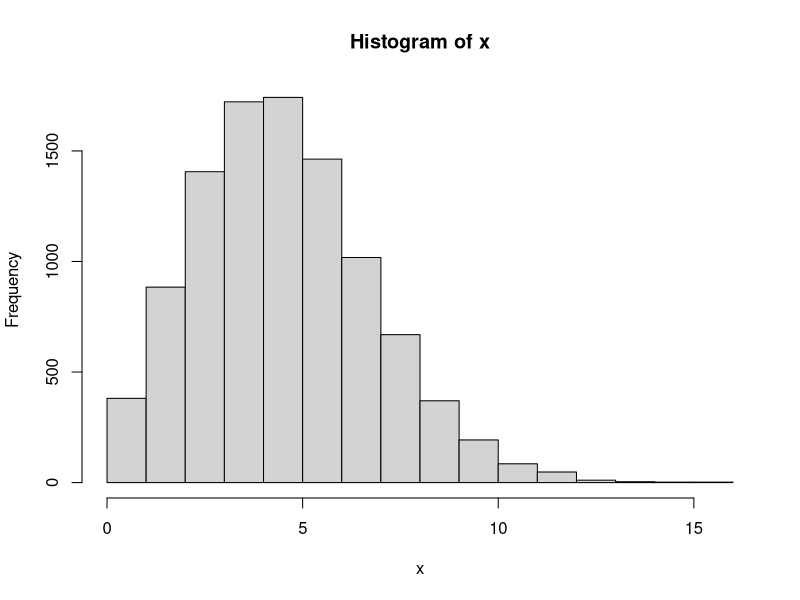
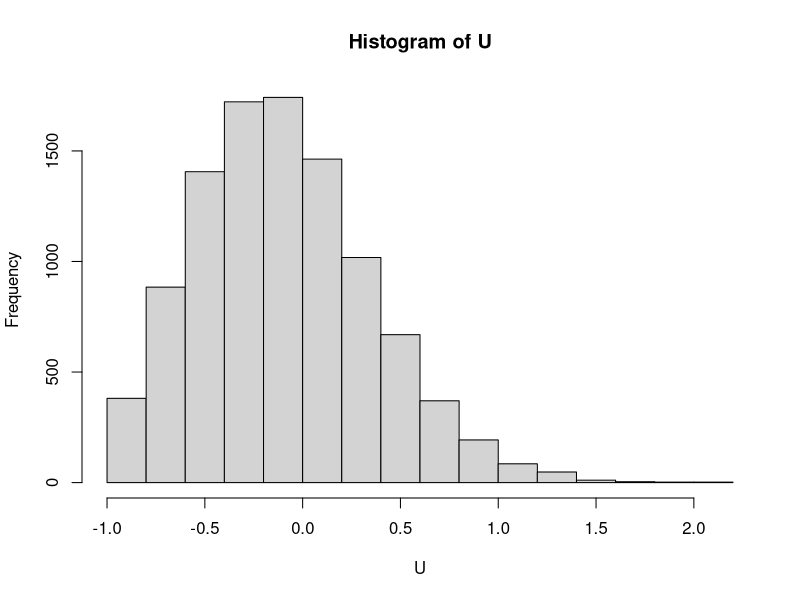
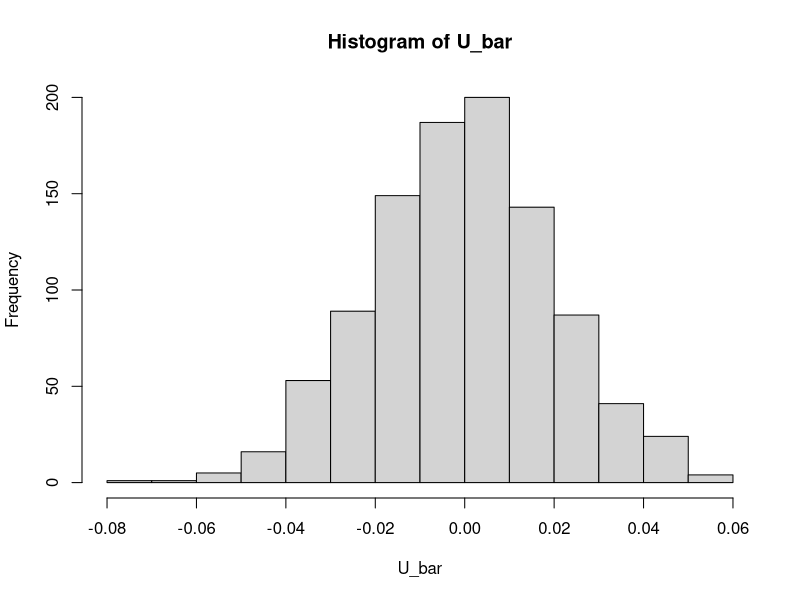
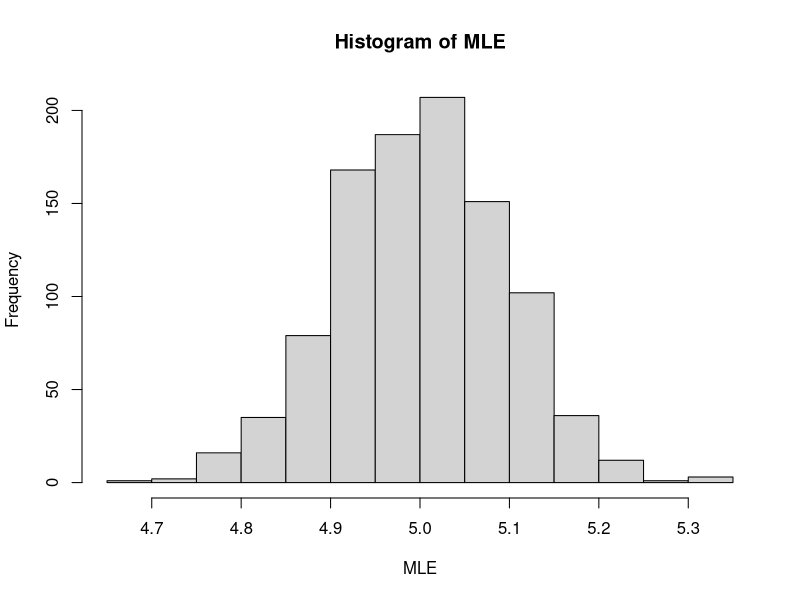
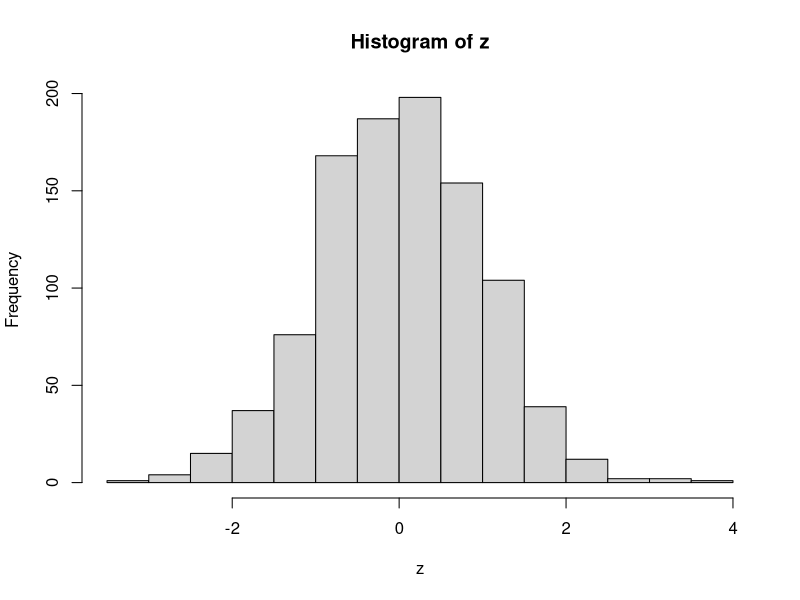

Here is the R script that generated these plots, in order:
## ---- chunk 1
# Install these packages first
knitr::opts_chunk$set(message = FALSE)
library(tidyverse)
library(readr)
library(knitr)
## ---- chunk 2
n <- 10000
lambda <- 5
x <- rpois(n, lambda)
hist(x)
## ---- chunk 3
U <- x / lambda - 1
hist(U)
## ---- chunk 4
var(U)
- mean(-x * lambda^(-2))
## ---- chunk 5
it <- 1000
U_bar <- rep(NA, it)
for (i in 1:it) {
  n <- 500
  lambda <- 5
  x <- rpois(n, lambda)
  U <- x / lambda - 1
  U_bar[i] <- mean(U)
}
## ---- chunk 6
hist(U_bar)
## ---- chunk 7
var(U_bar)
- mean(-x * lambda^(-2)) / n
## ---- chunk 8
it <- 1000
MLE <- rep(NA, it)
for (i in 1:it) {
  n <- 500
  lambda <- 5
  x <- rpois(n, lambda)
  MLE[i] <- mean(x)
}
## ---- chunk 9
hist(MLE)
## ---- chunk 10
z <- sqrt(n * - mean(-x * lambda^(-2))) * (MLE - lambda)
hist(z)
